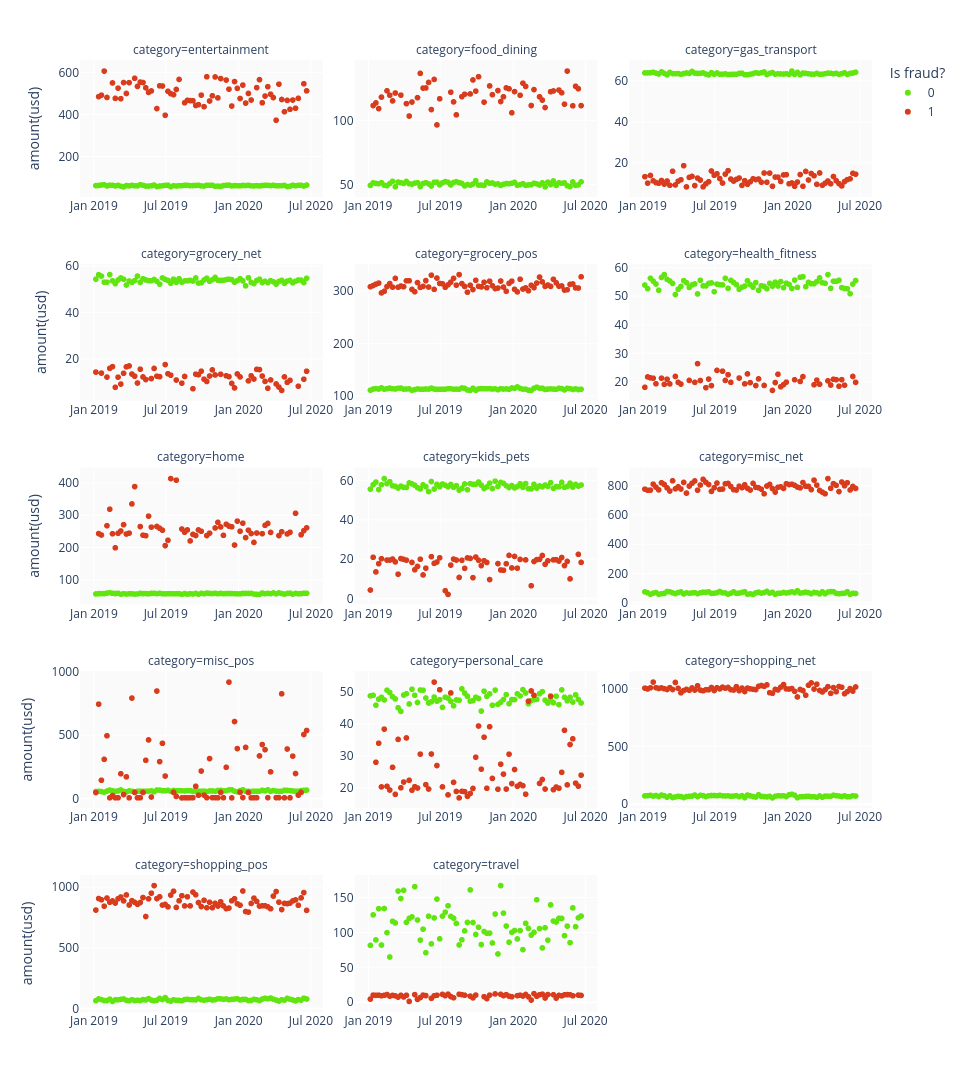

Notebook source saved alongside this figure:
### Code cell
df_ = df_train.groupby(by=[pd.Grouper(key="transaction_time", freq="1W"),
                           'is_fraud','category']).agg({"amount(usd)":'mean',"transaction_id":"count"}).reset_index()

fig = px.scatter(df_,
        x='transaction_time',
        y='amount(usd)',
        color='is_fraud',
        facet_col ='category',
        facet_col_wrap=3,
        facet_col_spacing=.04,
        color_discrete_map={0:'#61E50F', 1:'#D93C1D'}
)

fig.update_layout(height=1400,
                  width=960,
                  legend=dict(title='Is fraud?'),
                  plot_bgcolor='#fafafa'
                 )

fig.update_yaxes(matches=None)
fig.for_each_yaxis(lambda yaxis: yaxis.update(showticklabels=True))
fig.for_each_xaxis(lambda xaxis: xaxis.update(showticklabels=True, title=''))

fig.show();
